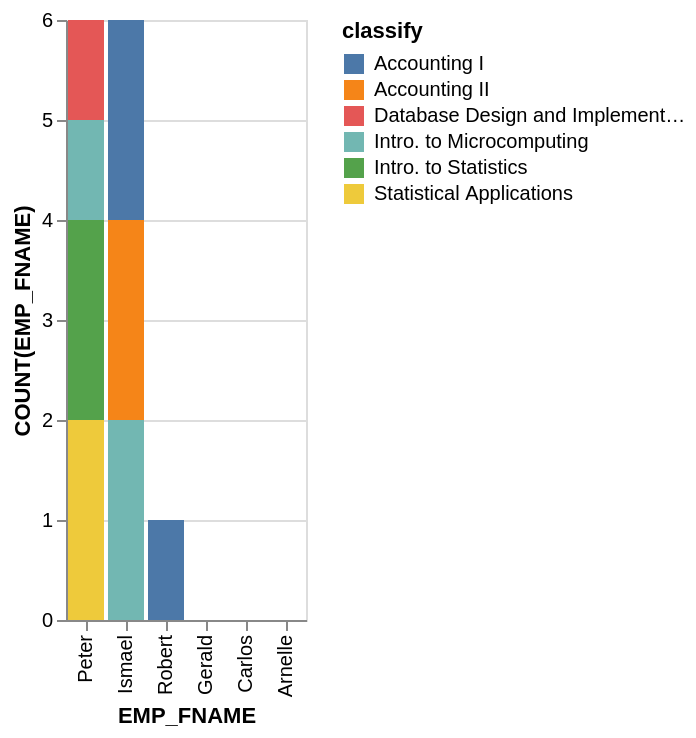

Here is the Vega-Lite specification saved for this chart:
### Vega-Lite specification from a JSON file in a GitHub repository (floating-point values rounded to 4 significant figures)
{"data": {"values": [{"x_data": "Peter", "y_data": 0, "classify": "Accounting I"}, {"x_data": "Gerald", "y_data": 0, "classify": "Accounting I"}, {"x_data": "Ismael", "y_data": 2, "classify": "Accounting I"}, {"x_data": "Carlos", "y_data": 0, "classify": "Accounting I"}, {"x_data": "Arnelle", "y_data": 0, "classify": "Accounting I"}, {"x_data": "Robert", "y_data": 1, "classify": "Accounting I"}, {"x_data": "Peter", "y_data": 0, "classify": "Accounting II"}, {"x_data": "Gerald", "y_data": 0, "classify": "Accounting II"}, {"x_data": "Ismael", "y_data": 2, "classify": "Accounting II"}, {"x_data": "Carlos", "y_data": 0, "classify": "Accounting II"}, {"x_data": "Arnelle", "y_data": 0, "classify": "Accounting II"}, {"x_data": "Robert", "y_data": 0, "classify": "Accounting II"}, {"x_data": "Peter", "y_data": 1, "classify": "Database Design and Implementation"}, {"x_data": "Gerald", "y_data": 0, "classify": "Database Design and Implementation"}, {"x_data": "Ismael", "y_data": 0, "classify": "Database Design and Implementation"}, {"x_data": "Carlos", "y_data": 0, "classify": "Database Design and Implementation"}, {"x_data": "Arnelle", "y_data": 0, "classify": "Database Design and Implementation"}, {"x_data": "Robert", "y_data": 0, "classify": "Database Design and Implementation"}, {"x_data": "Peter", "y_data": 1, "classify": "Intro. to Microcomputing"}, {"x_data": "Gerald", "y_data": 0, "classify": "Intro. to Microcomputing"}, {"x_data": "Ismael", "y_data": 2, "classify": "Intro. to Microcomputing"}, {"x_data": "Carlos", "y_data": 0, "classify": "Intro. to Microcomputing"}, {"x_data": "Arnelle", "y_data": 0, "classify": "Intro. to Microcomputing"}, {"x_data": "Robert", "y_data": 0, "classify": "Intro. to Microcomputing"}, {"x_data": "Peter", "y_data": 2, "classify": "Intro. to Statistics"}, {"x_data": "Gerald", "y_data": 0, "classify": "Intro. to Statistics"}, {"x_data": "Ismael", "y_data": 0, "classify": "Intro. to Statistics"}, {"x_data": "Carlos", "y_data": 0, "classify": "Intro. to Statistics"}, {"x_data": "Arnelle", "y_data": 0, "classify": "Intro. to Statistics"}, {"x_data": "Robert", "y_data": 0, "classify": "Intro. to Statistics"}, {"x_data": "Peter", "y_data": 2, "classify": "Statistical Applications"}, {"x_data": "Gerald", "y_data": 0, "classify": "Statistical Applications"}, {"x_data": "Ismael", "y_data": 0, "classify": "Statistical Applications"}, {"x_data": "Carlos", "y_data": 0, "classify": "Statistical Applications"}, {"x_data": "Arnelle", "y_data": 0, "classify": "Statistical Applications"}, {"x_data": "Robert", "y_data": 0, "classify": "Statistical Applications"}]}, "mark": "bar", "encoding": {"x": {"field": "x_data", "type": "nominal", "title": "EMP_FNAME", "sort": {"op": "sum", "field": "y_data", "order": "descending"}}, "y": {"field": "y_data", "type": "quantitative", "title": "COUNT(EMP_FNAME)"}, "color": {"field": "classify"}}}
